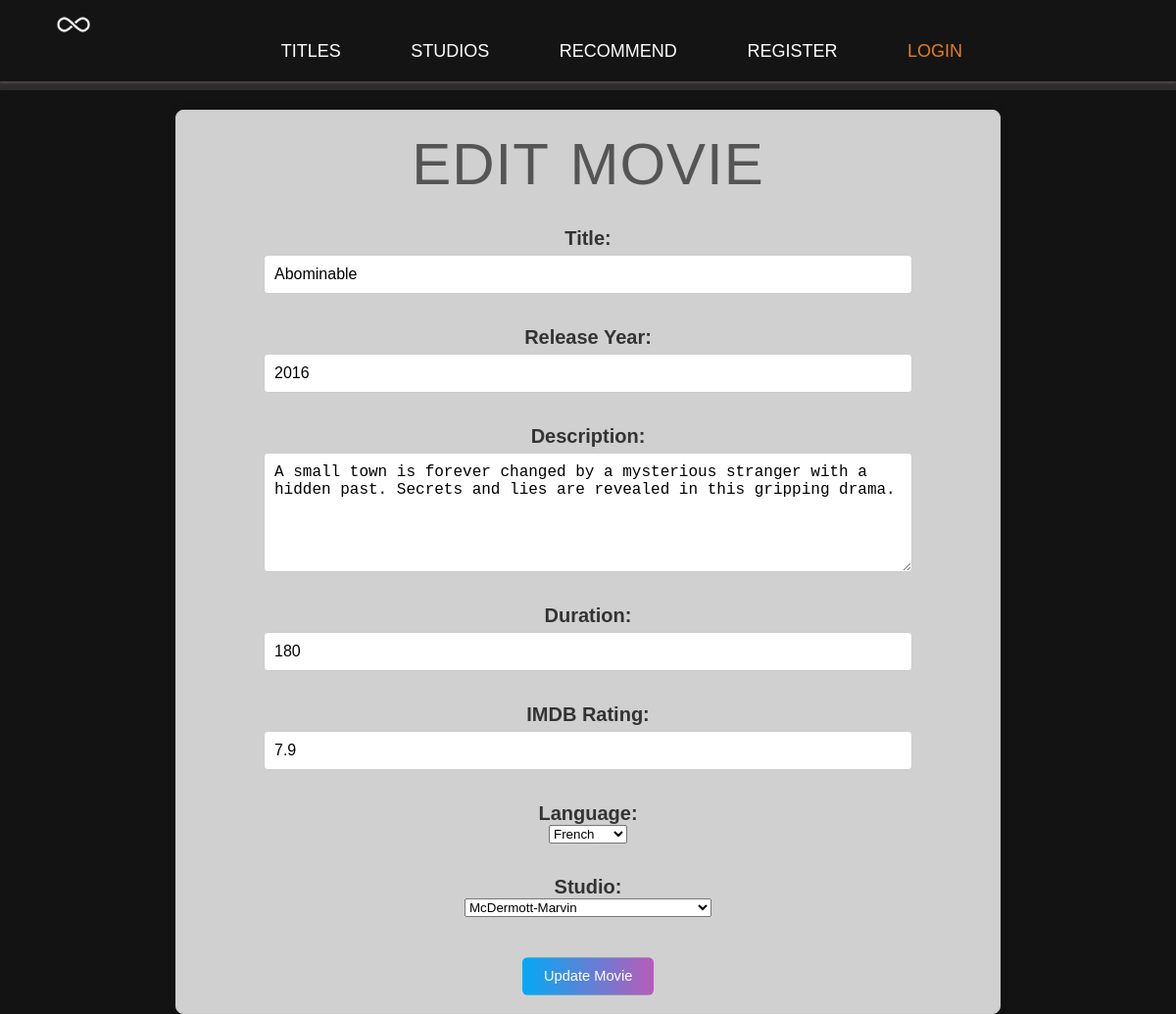
Screenshot of /frontEnd/edit.php?id=53 with the database file from the repository.
### tables this page shows
CREATE TABLE `titles` (
  `title_id` int(11) NOT NULL AUTO_INCREMENT,
  `name` varchar(255) NOT NULL,
  `release_year` varchar(4) NOT NULL,
  `description` varchar(255) NOT NULL,
  `duration` int(11) NOT NULL,
  `IMDB_rating` decimal(3,1) DEFAULT NULL,
  `is_movie` tinyint(4) NOT NULL DEFAULT 1,
  `language_id` int(11) DEFAULT NULL,
  `studio_id` int(11) DEFAULT NULL,
  PRIMARY KEY (`title_id`),
  KEY `fk_title_language_idx` (`language_id`),
  KEY `fk_title_studio_idx` (`studio_id`),
  CONSTRAINT `fk_title_language` FOREIGN KEY (`language_id`) REFERENCES `languages` (`language_id`) ON DELETE SET NULL ON UPDATE CASCADE,
  CONSTRAINT `fk_title_studio` FOREIGN KEY (`studio_id`) REFERENCES `studios` (`studio_id`) ON DELETE SET NULL ON UPDATE CASCADE
);

### frontEnd/edit.php (the view, shortened to what this page needs)
<!doctype html>
<html>
<head>
    <link rel="stylesheet" type="text/css" href="css/Style.css">
    <link rel="stylesheet" type="text/css" href="css/edit.css">
</head>
<body>
<header>
    <?php include('nav.php'); ?>
</header>
<main>
    <h1>Edit Movie</h1>
    <?php
    $conn = new mysqli(DB_SERVER, DB_USER, DB_PASSWORD, DB_NAME);
    $title_id = $_GET['id'];
    $sql = "SELECT * FROM titles WHERE title_id='$title_id'";
    $result = $conn->query($sql);
    if ($result->num_rows > 0) {
        $row = $result->fetch_assoc();
        $languages = $conn->query("SELECT language_id, name FROM languages");
        $studios = $conn->query("SELECT studio_id, name FROM studios");
        ?>
        <form action="edit.php" method="post">
            <label for="name">Title:</label>
            <input type="text" id="name" name="name" value="<?php echo $row['name']; ?>" required><br>
            <label for="release_year">Release Year:</label>
            <input type="number" id="release_year" name="release_year" value="<?php echo $row['release_year']; ?>" required><br>
            <label for="description">Description:</label>
            <textarea id="description" name="description" required><?php echo $row['description']; ?></textarea><br>
            <label for="duration">Duration:</label>
            <input type="number" id="duration" name="duration" value="<?php echo $row['duration']; ?>" required><br>
            <label for="IMDB_rating">IMDB Rating:</label>
            <input type="number" step="0.1" id="IMDB_rating" name="IMDB_rating" value="<?php echo $row['IMDB_rating']; ?>" required><br>
            <label for="language_id">Language:</label>
            <select id="language_id" name="language_id" required>
                <?php
                if ($languages->num_rows > 0) {
                    while($language = $languages->fetch_assoc()) {
                        $selected = $language['language_id'] == $row['language_id'] ? "selected" : "";
                        echo "<option value='{$language['language_id']}' $selected>{$language['name']}</option>";
                    }
                } else {
                    echo "<option value=''>No languages found</option>";
                }
                ?>
            </select><br>
            <label for="studio_id">Studio:</label>
            <select id="studio_id" name="studio_id" required>
                <?php
                if ($studios->num_rows > 0) {
                    while($studio = $studios->fetch_assoc()) {
                        $selected = $studio['studio_id'] == $row['studio_id'] ? "selected" : "";
                        echo "<option value='{$studio['studio_id']}' $selected>{$studio['name']}</option>";
                    }
                } else {
                    echo "<option value=''>No studios found</option>";
                }
                ?>
            </select><br>
            <input type="submit" value="Update Movie">
        </form>
        <?php
    } else {
        echo "Movie not found";
    }
    ?>
</main>
</body>
</html>

### frontEnd/css/Style.css (style rules this page uses)
header { height: 100vh; }
html { margin: 0px; padding: 0px; box-sizing: border-box; }
body { background-color: #272727; color: #ebebeb; font-family: "Poppins", sans-serif; font-weight: 400; font-style: normal; font-size: 20px; text-rendering: optimizeLegibility; overflow-x: hidden; text-align: center; margin: 0; }
body { background-image: linear-gradient(rgba(0, 0, 0, 0.5), rgba(0, 0, 0, 0.5)), url(../img/BG.png); background-size: cover; background-position: center; height: 100vh; width: 100vw; display: block; }
h1, h2, h3 { font-weight: 400; text-transform: uppercase; }
h1 { margin-top: 0; margin-bottom: 20px; color: #555; font-size: 300%; word-spacing: 4px; letter-spacing: 1px; }
.btn:hover, .btn:active, input[type=submit] { background: linear-gradient(90deg, #03a9f4, #f441a5, #ffeb3b, #03a9f4); background-size: 400%; animation: gradientFlow 8s linear infinite; transform: scale(1.1); }

### frontEnd/css/edit.css (style rules this page uses)
body { font-family: 'Poppins', sans-serif; font-weight: 400; margin: 0; padding: 0; background-image: linear-gradient(rgba(0, 0, 0, 0.5), rgba(0, 0, 0, 0.5)), url(../img/BG.png); background-size: cover; background-position: center; height: 100vh; width: 100vw; color: #ebebeb; text-align: center; overflow-x: hidden; }
header { background-color: rgba(51, 51, 51, 0.8); color: white; padding: 10px 0; max-height: 9%; }
main { max-width: 800px; margin: 20px auto; padding: 20px; background-color: rgba(255, 255, 255, 0.8); border: 1px solid #ccc; border-radius: 8px; box-shadow: 0 0 10px rgba(0, 0, 0, 0.1); }
h1 { color: #555; font-size: 300%; margin-bottom: 20px; }
form { display: flex; flex-direction: column; align-items: center; }
label { margin-top: 10px; font-weight: bold; color: #333; }
input[type="text"], input[type="number"], textarea { width: 80%; padding: 10px; margin-top: 5px; border: 1px solid #ccc; border-radius: 4px; font-size: 1rem; }
textarea { resize: vertical; min-height: 100px; }
input[type="submit"] { background-color: #4CAF50; color: white; padding: 10px 20px; margin-top: 20px; border: none; border-radius: 5px; cursor: pointer; transition: background-color 0.3s ease; }

### rows the page displays
titles: name "Abominable", release_year "2016", description "A small town is forever changed by a mysterious stranger with a hidden past. Secrets and lies are revealed in this gripping drama.", duration "180", IMDB_rating "7.9"

### other values shown
form field language_id "French"
form field studio_id "McDermott-Marvin"
